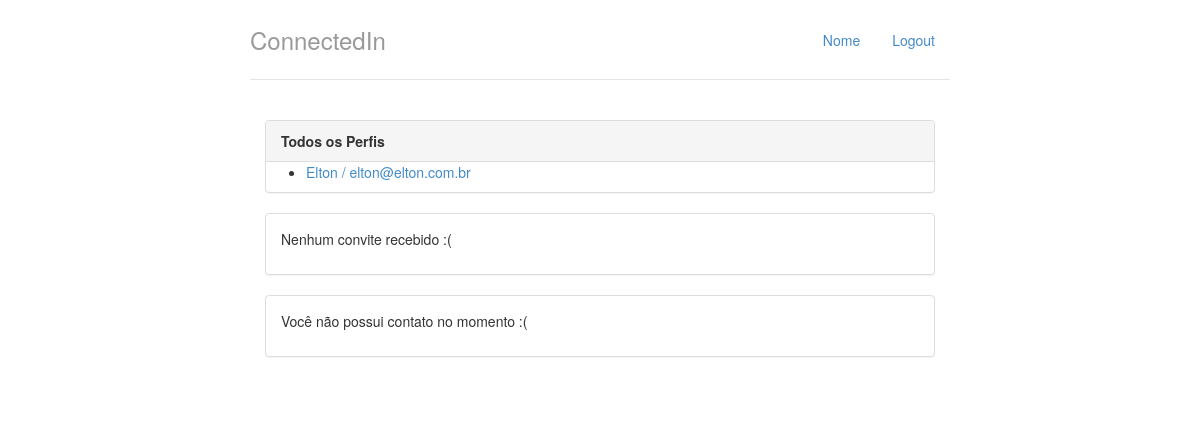
The app's page / (signed in), older data.
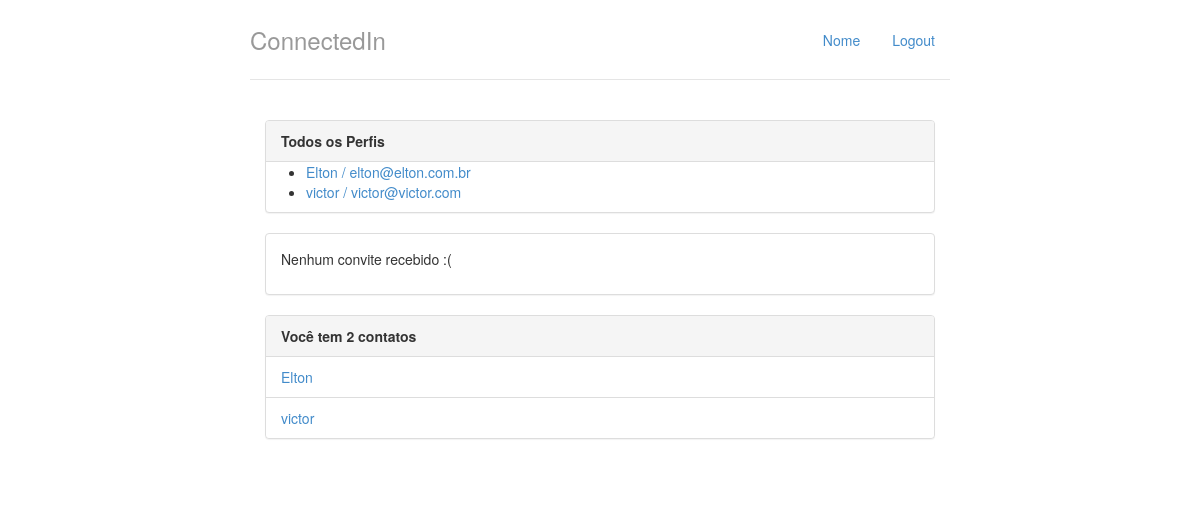
The same page, newer data.
### perfis/models.py (models this page shows, shortened)
class Perfil(models.Model):
    nome = models.CharField(max_length=255, null=False)
    telefone = models.CharField(max_length=15, null=False)
    nome_empresa = models.CharField(max_length=255, null=False)
    contatos = models.ManyToManyField('self')
    usuario = models.OneToOneField(User, related_name="perfil")
    @property
    def email(self):
        return self.usuario.email

### perfis/views.py (the view)
# urls.py: url(r'^$', views.index, name='index'),
@login_required
def index(request):
    return render(request, 'index.html', {'perfis' : Perfil.objects.all(), 'perfil_logado' : get_perfil_logado(request) })

### perfis/views.py (called while the page is built)
@login_required
def get_perfil_logado(request):
    return request.user.perfil

### perfis/templates/index.html
{% extends "base.html" %}
{% block body %}
<div class="col-lg-12">
  <div class="panel panel-default">
    <div class="panel-heading">
      <strong>Todos os Perfis</strong>
    </div>
    {% if perfis %}
    <ul>
      {% for perfil in perfis %}
        <li>
          <a href="{% url 'exibir' perfil.id %}">{{perfil.nome}} / {{perfil.email}}</a>
        </li>
          {% endfor %}
    </ul>
    {% else %}
    <p>Nenhum perfil encontrado</p>
    {% endif %}
  </div>
    <div class="panel panel-default">
        {% with total_de_convites=perfil_logado.convites_recebidos.count %}
          {% if total_de_convites %}
              <div class="panel-heading">
                  <strong>Você têm {{ total_de_convites }} convite{{ total_de_convites |pluralize }} aguardando aprovação</strong>
              </div>
              <ul class="list-group">
                  {% for convite in perfil_logado.convites_recebidos.all %}
                      <li class="list-group-item">
                              {{ convite.solicitante.nome }}
                              <a href="{% url 'aceitar' convite.id %}" class="pull-right">aceitar</a>
                      </li>
                  {% endfor %}
              </ul>
          {% else %}
              <div class="panel-body">
                  <p>Nenhum convite recebido :(</p>
              </div>
          {% endif %}
        {% endwith %}
    </div>
    <div class="panel panel-default">
    {% with total_de_contatos=perfil_logado.contatos.count %}
        {% if total_de_contatos %}
            <div class="panel-heading">
                    <strong>Você tem {{total_de_contatos}} contato{{ total_de_contatos|pluralize }}</strong>
            </div>
            <ul class="list-group">
                {% for contato in perfil_logado.contatos.all %}
                <li class="list-group-item">
                    <a href="{% url 'exibir' contato.id %}">{{ contato.nome }}</a>
                </li>
                {% endfor %}
            </ul>
        {% else %}
            <div class="panel-body">
                <p>Você não possui contato no momento :(</p>
            </div>
        {% endif %}
    {% endwith %}
  </div>
</div>
{% endblock %}

### perfis/templates/base.html (shortened to what this page needs)
{% load staticfiles %}
<!DOCTYPE html>
<html lang="pt">
  <head>
    <link href="{% static "styles/bootstrap.css" %}" rel="stylesheet">
    <link href="{% static "styles/main.css" %}" rel="stylesheet">
  </head>
<body>
	<div class="container">
    	<div class="header">
        	<ul class="nav nav-pills pull-right">
          		<li class=""><a href="{% url 'index' %}">Nome</a></li>
          		<li class=""><a href="/logout/">Logout</a></li>
        	</ul>
        	<h3 class="text-muted">ConnectedIn</h3>
    	</div>
    	<div class="row content">
		   	{% block body %}
		   	{% endblock %}
		</div>
    </div>
</body>
</html>

### perfis/static/styles/main.css (style rules this page uses)
body { padding-top: 20px; padding-bottom: 20px; }
.header, .content, .footer { padding-left: 15px; padding-right: 15px; }
.header { border-bottom: 1px solid #e5e5e5; }
.header h3 { margin-top: 0; margin-bottom: 0; line-height: 40px; padding-bottom: 19px; }
@media (min-width: 768px) { .container { max-width: 730px; } }
.content { margin: 40px 0; }
@media screen and (min-width: 768px) { .header, .content, .footer { padding-left: 0; padding-right: 0; } }
@media screen and (min-width: 768px) { .header { margin-bottom: 30px; } }

Row changes from the older to the newer data that the page shows:
now on one of the page's lists (row unchanged): Perfil: nome "Elton"
added Perfil: nome "victor", email "victor@victor.com"
Text that changed along with them:
{{ total_de_contatos }}: (not shown) → "2"
text no longer shown: "Você não possui contato no momento :("
text now shown: "Você tem contato"
